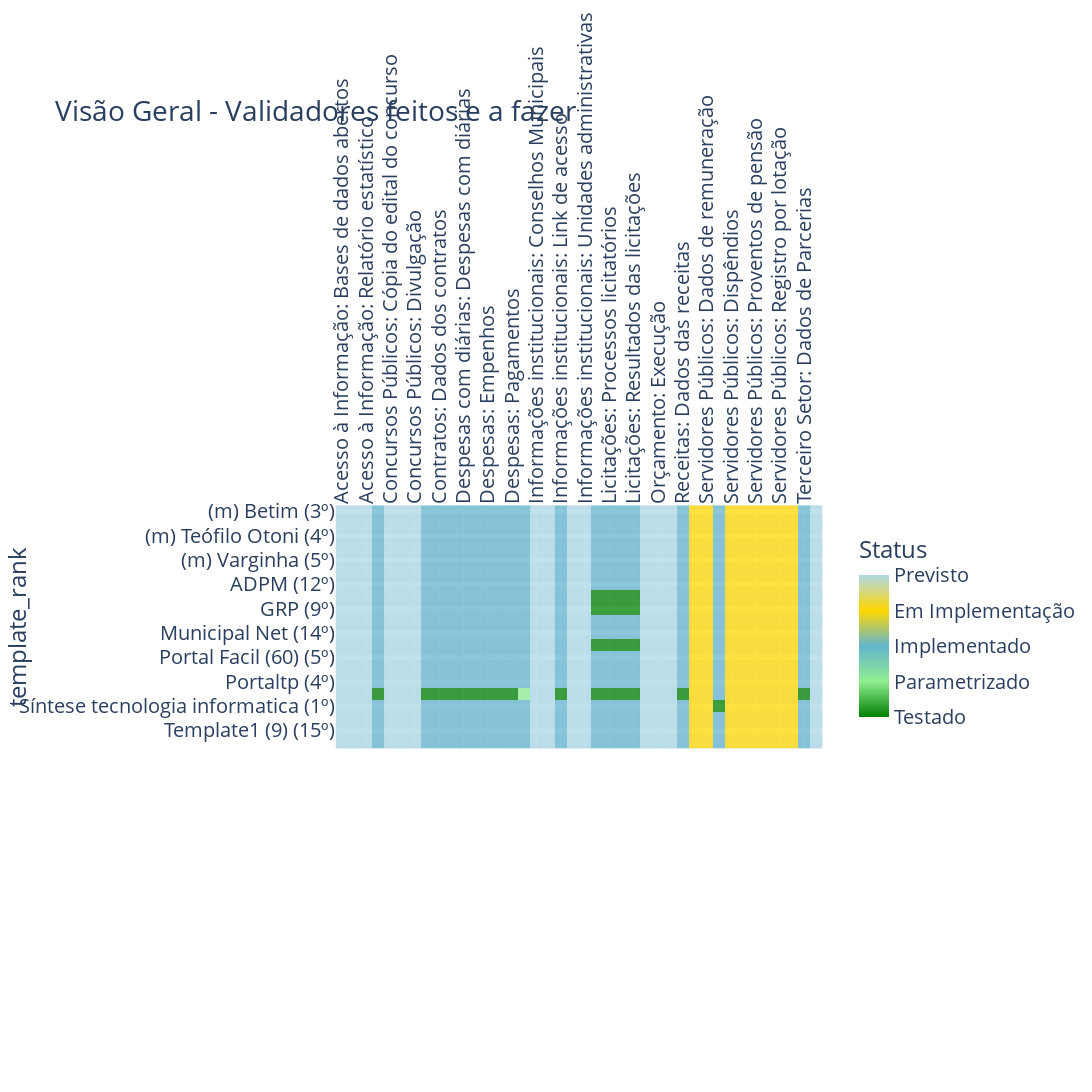

Source (notebook cell):
### Code cell
import plotly.express as px
import matplotlib.pyplot as plt

def plot_status_epics_dev(df, title, y_column, x_column, hue, showlegend=True):    

    fig = px.imshow(
        df, height=1800, width=1700, title=title,
        color_continuous_scale=[(0, "green"), (0.25, 'lightgreen'), (0.5, "#64b5cd"), 
                                (0.75, '#FFD700'), (1, 'lightblue')]
    )     
        
    fig.update_traces(opacity=0.75)
    fig.update_xaxes(tickangle=-90, side="top")
    fig.update_yaxes(showgrid=True, gridwidth=5)
    
    fig.update_layout(
        coloraxis_colorbar=dict(
            title="Status", 
            tickvals=[1,2,3,4,5],
            ticktext=["Testado","Parametrizado","Implementado","Em Implementação",'Previsto'],
            lenmode="pixels", 
            len=200), 
        font=dict(size=20)
    )
    
    return fig

#-----------------------------------------------------------------------

figures.plot_status_epics_dev = plot_status_epics_dev

epics_dev_df = pd.read_csv("data/epics_dev.csv", index_col="template_rank")

fig = figures.plot_status_epics_dev(epics_dev_df, title='Visão Geral - Validadores feitos e a fazer',        
        y_column='template', x_column='title', hue="state", showlegend=True)


fig.write_image('./fig/status-dev.png')#, scale=1)
fig

# fechou siplan:link de acesso, dados de contratos, 
# conteudo integral, gerar relatório sintese: dados de serviddores, aberto sintese:licitacoes

### Figure 1 — Plotly figure (JSON) as saved in the notebook; plotly's stock layout.template omitted (floating-point values rounded to 4 significant figures; data arrays with more than 128 entries replaced by an {"elided": "..."} marker saying what was removed)
{"data": [{"coloraxis": "coloraxis", "hovertemplate": "x: %{x}<br>template_rank: %{y}<br>color: %{z}<extra></extra>", "name": "0", "opacity": 0.75, "type": "heatmap", "x": ["Acesso à Informação: Bases de dados abertos", "Acesso à Informação: Informações", "Acesso à Informação: Relatório estatístico", "Acesso à Informação: Requisitos Exigidos", "Concursos Públicos: Cópia do edital do concurso", "Concursos Públicos: Dados do Concurso", "Concursos Públicos: Divulgação", "Contratos: Conteúdo integral", "Contratos: Dados dos contratos", "Contratos: Gerar relatório", "Despesas com diárias: Despesas com diárias", "Despesas: Consulta", "Despesas: Empenhos", "Despesas: Gerar relatório", "Despesas: Pagamentos", "Despesas: Relatórios", "Informações institucionais: Conselhos Municipais", "Informações institucionais: Estrutura organizacional", "Informações institucionais: Link de acesso", "Informações institucionais: Registro das competências", "Informações institucionais: Unidades administrativas", "Licitações: Editais", "Licitações: Processos licitatórios", "Licitações: Registro dos procedimentos", "Licitações: Resultados das licitações", "Obras públicas: Dados para acompanhamento", "Orçamento: Execução", "Orçamento: Legislação", "Receitas: Dados das receitas", "Servidores Públicos: Auxilios", "Servidores Públicos: Dados de remuneração", "Servidores Públicos: Dados dos servidores", "Servidores Públicos: Dispêndios", "Servidores Públicos: Proventos de aposentadoria", "Servidores Públicos: Proventos de pensão", "Servidores Públicos: Registro da remuneração", "Servidores Públicos: Registro por lotação", "Servidores Públicos: Relatório mensal", "Terceiro Setor: Dados de Parcerias", "Terceiro Setor: Repasses"], "xaxis": "x", "y": ["(m) Betim (3º)", "(m) Juiz de Fora (2º)", "(m) Teófilo Otoni (4º)", "(m) Uberlândia (1º)", "(m) Varginha (5º)", "ABO (13º)", "ADPM (12º)", "Betha (10º)", "GRP (9º)", "Memory (2º)", "Municipal Net (14º)", "PT (7º)", "Portal Facil (60) (5º)", "Portal Fácil (46) (6º)", "Portaltp (4º)", "Siplanweb (3º)", "Síntese tecnologia informatica (1º)", "Template1 (22) (11º)", "Template1 (9) (15º)", "Template2 (8º)"], "yaxis": "y", "z": {"elided": "20x40 int values"}}], "layout": {"coloraxis": {"colorbar": {"len": 200, "lenmode": "pixels", "ticktext": ["Testado", "Parametrizado", "Implementado", "Em Implementação", "Previsto"], "tickvals": [1, 2, 3, 4, 5], "title": {"text": "Status"}}, "colorscale": [[0, "green"], [0.25, "lightgreen"], [0.5, "#64b5cd"], [0.75, "#FFD700"], [1, "lightblue"]]}, "font": {"size": 20}, "height": 1800, "title": {"text": "Visão Geral - Validadores feitos e a fazer"}, "width": 1700, "xaxis": {"anchor": "y", "autorange": true, "constrain": "domain", "domain": [0, 1], "range": [-0.5, 39.5], "scaleanchor": "y", "side": "top", "tickangle": -90, "type": "category"}, "yaxis": {"anchor": "x", "autorange": true, "constrain": "domain", "domain": [0.342, 0.658], "gridwidth": 5, "range": [19.5, -0.5], "showgrid": true, "title": {"text": "template_rank"}, "type": "category"}}}
